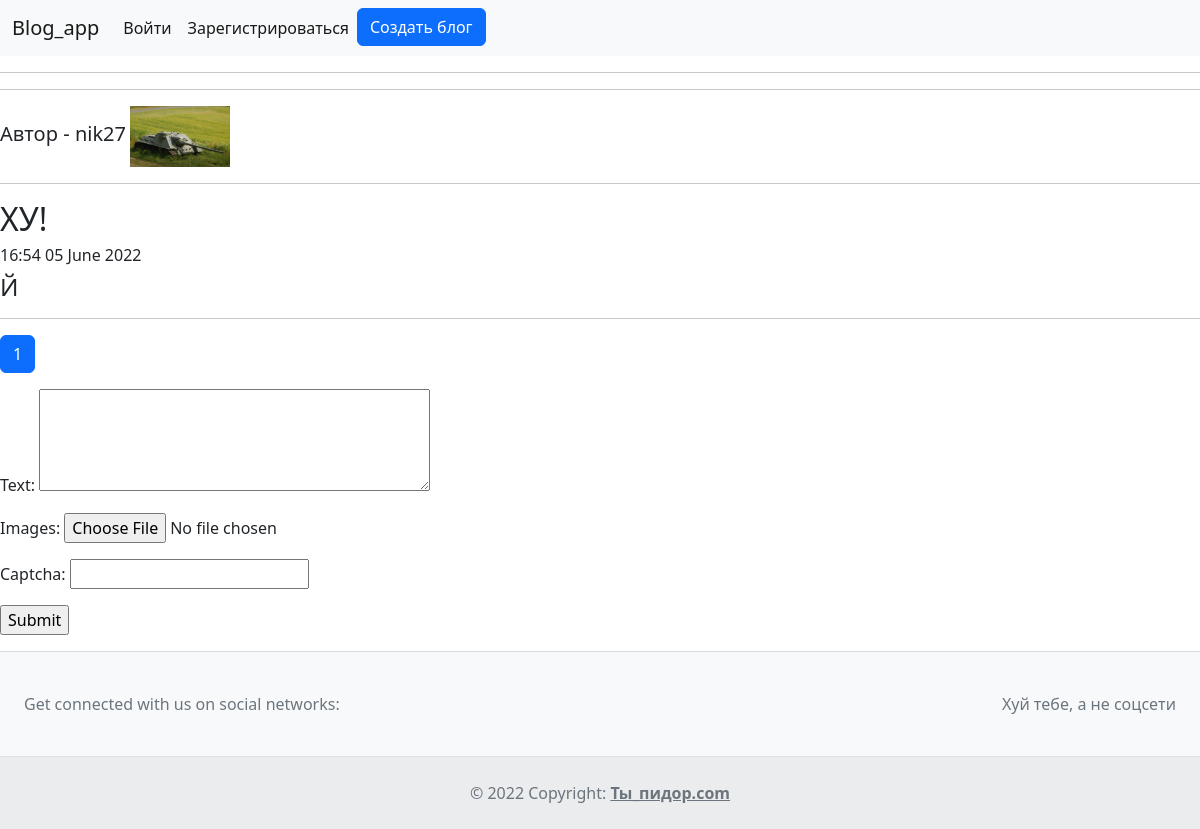
The app's page /news/30 with its own data.
### blog_app/models.py (models this page shows, shortened)
class Blog(models.Model):
    user = models.ForeignKey(User,on_delete=models.CASCADE)
    name = models.CharField(max_length=20)
    ctime = models.DateTimeField(auto_now_add=True)
    images = models.ImageField(upload_to='photos', default=None, null=True, blank=True)

class UserExtended(models.Model):
    user = models.OneToOneField(User,on_delete=models.CASCADE)
    firstname = models.CharField(max_length=20,default=None,null=True)
    surname = models.CharField(max_length=20,default=None,null=True)
    description = models.TextField(default=None,null=True)
    userpic = models.ImageField(upload_to='userpics',default=None, null=True, blank=True)

class News(models.Model):
    blog = models.ForeignKey(Blog,on_delete=models.CASCADE)
    title = models.CharField(max_length=30)
    text = models.TextField()
    ctime = models.DateTimeField(auto_now_add=True)
    images = models.ImageField(upload_to='photos',default=None,null=True,blank=True)

### blog_app/views.py (the view)
# urls.py: path('news/<int:id>',views.news),
def news(request,id):
    if request.method == 'POST':
        if request.user.is_authenticated:
            form = Comment_form(request.POST,request.FILES)
            comment = form.save(commit=False)
            comment.news = News.objects.get(id=id)
            comment.user = request.user
            comment.save()
            return redirect(news,id)
        else:
            return redirect(login1)
    else:
        this_news = News.objects.get(pk = id)
        blog = Blog.objects.get(news = this_news)
        comments = Comments.objects.filter(news = this_news).order_by('-ctime')
        p = Paginator(comments, 5)
        page_number = request.GET.get('page')
        page_obj = p.get_page(page_number)
        form = Comment_form()
        return render(request,'news_details.html',{'comments':comments,'news':this_news,'blog':blog,'form':form,'page_obj':page_obj})

### blog_app/forms.py
class Comment_form(forms.ModelForm):
    text = forms.CharField(max_length=20000, widget=forms.Textarea(attrs={'rows':4}))
    captcha = CaptchaField()
    class Meta:
        model = Comments
        fields = ['text','images']

### blog_app/templates/news_details.html (shortened to what this page needs)
<!DOCTYPE html>
<html lang="en">
<head>
    <link href="https://cdn.jsdelivr.net/npm/bootstrap@5.2.0-beta1/dist/css/bootstrap.min.css" rel="stylesheet">
</head>
<body>
{% include 'inc/_nav.html' %}
<hr>
<div style="overflow: hidden;">
    <h5 style="margin: 0; display: inline;">Автор - {{blog.user}}</h5>
    <img src="{{blog.user.userextended.userpic.url}}" width="100" style="margin: 0; display: inline;">
</div>
    <hr>
<h2>{{news.title}}</h2>
<h6>{{news.ctime|date:"H:i d E Y"}}</h6>
<h4>{{news.text}}</h4>
<hr>
{% include 'inc/_pag.html' %}
<form action="" method="POST" enctype='multipart/form-data'>
    {{form.as_p}}
    <input type = "Submit" name="submit" value="Submit"/>
</form>
{% include 'inc/_footer.html' %}
</body>
</html>

### records on screen
Blog: user "nik27", user.userextended.userpic (picture)
News: title "ХУ!", ctime "16:54 05 June 2022", text "Й"

### other values on screen
{{ p }} "1"
